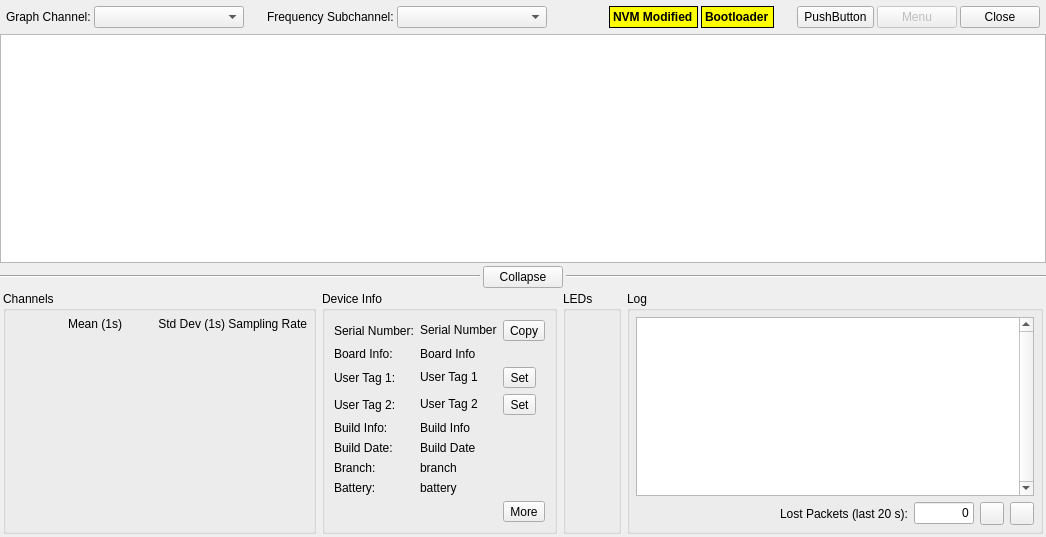
<?xml version="1.0" encoding="UTF-8"?>
<ui version="4.0">
 <class>DeviceTab</class>
 <widget class="QWidget" name="DeviceTab">
  <property name="geometry">
   <rect>
    <x>0</x>
    <y>0</y>
    <width>1046</width>
    <height>537</height>
   </rect>
  </property>
  <property name="windowTitle">
   <string>Device Tab</string>
  </property>
  <layout class="QVBoxLayout" name="verticalLayout_2">
   <property name="spacing">
    <number>0</number>
   </property>
   <property name="leftMargin">
    <number>0</number>
   </property>
   <property name="topMargin">
    <number>0</number>
   </property>
   <property name="rightMargin">
    <number>0</number>
   </property>
   <property name="bottomMargin">
    <number>0</number>
   </property>
   <item>
    <layout class="QHBoxLayout" name="horizontalLayout">
     <property name="spacing">
      <number>3</number>
     </property>
     <property name="leftMargin">
      <number>6</number>
     </property>
     <property name="topMargin">
      <number>6</number>
     </property>
     <property name="rightMargin">
      <number>6</number>
     </property>
     <property name="bottomMargin">
      <number>6</number>
     </property>
     <item>
      <widget class="QLabel" name="graphChannelLabel">
       <property name="text">
        <string>Graph Channel:</string>
       </property>
      </widget>
     </item>
     <item>
      <widget class="QComboBox" name="graphChannelComboBox">
       <property name="minimumSize">
        <size>
         <width>150</width>
         <height>0</height>
        </size>
       </property>
       <property name="maxVisibleItems">
        <number>20</number>
       </property>
      </widget>
     </item>
     <item>
      <spacer name="horizontalSpacer_2">
       <property name="orientation">
        <enum>Qt::Horizontal</enum>
       </property>
       <property name="sizeType">
        <enum>QSizePolicy::Fixed</enum>
       </property>
       <property name="sizeHint" stdset="0">
        <size>
         <width>20</width>
         <height>1</height>
        </size>
       </property>
      </spacer>
     </item>
     <item>
      <widget class="QLabel" name="fftSubchannelLabel">
       <property name="text">
        <string>Frequency Subchannel:</string>
       </property>
      </widget>
     </item>
     <item>
      <widget class="QComboBox" name="fftSubchannelComboBox">
       <property name="minimumSize">
        <size>
         <width>150</width>
         <height>0</height>
        </size>
       </property>
       <property name="maxVisibleItems">
        <number>20</number>
       </property>
      </widget>
     </item>
     <item>
      <spacer name="horizontalSpacer_5">
       <property name="orientation">
        <enum>Qt::Horizontal</enum>
       </property>
       <property name="sizeType">
        <enum>QSizePolicy::MinimumExpanding</enum>
       </property>
       <property name="sizeHint" stdset="0">
        <size>
         <width>20</width>
         <height>1</height>
        </size>
       </property>
      </spacer>
     </item>
     <item>
      <widget class="QLabel" name="nvmModifiedIndicator">
       <property name="styleSheet">
        <string notr="true">QLabel {
	background-color: yellow;
	color: black;
	font-weight: bold;
	font-size: 12px;
    border: 1px solid;
}</string>
       </property>
       <property name="text">
        <string>NVM Modified</string>
       </property>
       <property name="margin">
        <number>5</number>
       </property>
      </widget>
     </item>
     <item>
      <widget class="QLabel" name="bootloaderIndicator">
       <property name="styleSheet">
        <string notr="true">QLabel {
	background-color: yellow;
	color: black;
	font-weight: bold;
	font-size: 12px;
    border: 1px solid;
}</string>
       </property>
       <property name="text">
        <string>Bootloader</string>
       </property>
       <property name="margin">
        <number>5</number>
       </property>
      </widget>
     </item>
     <item>
      <spacer name="horizontalSpacer">
       <property name="orientation">
        <enum>Qt::Horizontal</enum>
       </property>
       <property name="sizeType">
        <enum>QSizePolicy::Fixed</enum>
       </property>
       <property name="sizeHint" stdset="0">
        <size>
         <width>20</width>
         <height>1</height>
        </size>
       </property>
      </spacer>
     </item>
     <item>
      <widget class="QToolButton" name="editDeviceSettings">
       <property name="sizePolicy">
        <sizepolicy hsizetype="Fixed" vsizetype="Minimum">
         <horstretch>0</horstretch>
         <verstretch>0</verstretch>
        </sizepolicy>
       </property>
       <property name="text">
        <string>PushButton</string>
       </property>
       <property name="iconSize">
        <size>
         <width>24</width>
         <height>24</height>
        </size>
       </property>
       <property name="toolButtonStyle">
        <enum>Qt::ToolButtonTextBesideIcon</enum>
       </property>
      </widget>
     </item>
     <item>
      <widget class="QPushButton" name="menuButton">
       <property name="enabled">
        <bool>false</bool>
       </property>
       <property name="sizePolicy">
        <sizepolicy hsizetype="Minimum" vsizetype="Minimum">
         <horstretch>0</horstretch>
         <verstretch>0</verstretch>
        </sizepolicy>
       </property>
       <property name="text">
        <string>Menu</string>
       </property>
      </widget>
     </item>
     <item>
      <widget class="QPushButton" name="closeButton">
       <property name="sizePolicy">
        <sizepolicy hsizetype="Minimum" vsizetype="Minimum">
         <horstretch>0</horstretch>
         <verstretch>0</verstretch>
        </sizepolicy>
       </property>
       <property name="text">
        <string>Close</string>
       </property>
      </widget>
     </item>
    </layout>
   </item>
   <item>
    <widget class="QStackedWidget" name="stackedWidget">
     <property name="currentIndex">
      <number>1</number>
     </property>
     <widget class="QWidget" name="disconnectPage">
      <layout class="QHBoxLayout" name="horizontalLayout_4">
       <item>
        <spacer name="horizontalSpacer_6">
         <property name="orientation">
          <enum>Qt::Horizontal</enum>
         </property>
         <property name="sizeHint" stdset="0">
          <size>
           <width>0</width>
           <height>20</height>
          </size>
         </property>
        </spacer>
       </item>
       <item>
        <layout class="QVBoxLayout" name="verticalLayout_3">
         <item>
          <spacer name="verticalSpacer_4">
           <property name="orientation">
            <enum>Qt::Vertical</enum>
           </property>
           <property name="sizeHint" stdset="0">
            <size>
             <width>20</width>
             <height>0</height>
            </size>
           </property>
          </spacer>
         </item>
         <item>
          <widget class="QLabel" name="statusLabel">
           <property name="font">
            <font>
             <weight>75</weight>
             <bold>true</bold>
            </font>
           </property>
           <property name="text">
            <string>Disconnected</string>
           </property>
           <property name="alignment">
            <set>Qt::AlignCenter</set>
           </property>
          </widget>
         </item>
         <item>
          <widget class="QProgressBar" name="statusProgressBar">
           <property name="sizePolicy">
            <sizepolicy hsizetype="Fixed" vsizetype="Fixed">
             <horstretch>0</horstretch>
             <verstretch>0</verstretch>
            </sizepolicy>
           </property>
           <property name="minimumSize">
            <size>
             <width>175</width>
             <height>0</height>
            </size>
           </property>
           <property name="value">
            <number>24</number>
           </property>
           <property name="alignment">
            <set>Qt::AlignCenter</set>
           </property>
          </widget>
         </item>
         <item>
          <spacer name="verticalSpacer_2">
           <property name="orientation">
            <enum>Qt::Vertical</enum>
           </property>
           <property name="sizeHint" stdset="0">
            <size>
             <width>20</width>
             <height>0</height>
            </size>
           </property>
          </spacer>
         </item>
        </layout>
       </item>
       <item>
        <spacer name="horizontalSpacer_3">
         <property name="orientation">
          <enum>Qt::Horizontal</enum>
         </property>
         <property name="sizeHint" stdset="0">
          <size>
           <width>0</width>
           <height>20</height>
          </size>
         </property>
        </spacer>
       </item>
      </layout>
     </widget>
     <widget class="QWidget" name="displayPage">
      <layout class="QVBoxLayout" name="verticalLayout" stretch="1,0,0">
       <property name="spacing">
        <number>3</number>
       </property>
       <property name="leftMargin">
        <number>0</number>
       </property>
       <property name="topMargin">
        <number>0</number>
       </property>
       <property name="rightMargin">
        <number>0</number>
       </property>
       <property name="bottomMargin">
        <number>0</number>
       </property>
       <item>
        <layout class="QHBoxLayout" name="panelLayout" stretch="1">
         <property name="spacing">
          <number>6</number>
         </property>
         <item>
          <widget class="GraphicsLayoutWidget" name="graphicsLayout"/>
         </item>
        </layout>
       </item>
       <item>
        <layout class="QHBoxLayout" name="horizontalLayout_6" stretch="1,0,1">
         <item>
          <widget class="Line" name="line_2">
           <property name="orientation">
            <enum>Qt::Horizontal</enum>
           </property>
          </widget>
         </item>
         <item>
          <widget class="QPushButton" name="collapseButton">
           <property name="text">
            <string>Collapse</string>
           </property>
          </widget>
         </item>
         <item>
          <widget class="Line" name="line">
           <property name="orientation">
            <enum>Qt::Horizontal</enum>
           </property>
          </widget>
         </item>
        </layout>
       </item>
       <item>
        <widget class="QWidget" name="bottomGroup" native="true">
         <layout class="QHBoxLayout" name="horizontalLayout_3" stretch="0,0,0,1">
          <property name="spacing">
           <number>6</number>
          </property>
          <property name="leftMargin">
           <number>3</number>
          </property>
          <property name="topMargin">
           <number>0</number>
          </property>
          <property name="rightMargin">
           <number>3</number>
          </property>
          <property name="bottomMargin">
           <number>3</number>
          </property>
          <item>
           <widget class="QGroupBox" name="channelGroupBox">
            <property name="title">
             <string>Channels</string>
            </property>
            <property name="alignment">
             <set>Qt::AlignLeading|Qt::AlignLeft|Qt::AlignTop</set>
            </property>
            <layout class="QVBoxLayout" name="verticalLayout_8">
             <property name="spacing">
              <number>0</number>
             </property>
             <property name="leftMargin">
              <number>6</number>
             </property>
             <property name="topMargin">
              <number>6</number>
             </property>
             <property name="rightMargin">
              <number>6</number>
             </property>
             <property name="bottomMargin">
              <number>6</number>
             </property>
             <item>
              <layout class="QGridLayout" name="channelLayout">
               <property name="spacing">
                <number>3</number>
               </property>
               <item row="0" column="1">
                <widget class="QLabel" name="meanLabel">
                 <property name="minimumSize">
                  <size>
                   <width>100</width>
                   <height>0</height>
                  </size>
                 </property>
                 <property name="text">
                  <string>Mean (1s)</string>
                 </property>
                 <property name="alignment">
                  <set>Qt::AlignRight|Qt::AlignTrailing|Qt::AlignVCenter</set>
                 </property>
                </widget>
               </item>
               <item row="0" column="3">
                <widget class="QLabel" name="samplingRateLabel">
                 <property name="minimumSize">
                  <size>
                   <width>75</width>
                   <height>0</height>
                  </size>
                 </property>
                 <property name="text">
                  <string>Sampling Rate</string>
                 </property>
                 <property name="alignment">
                  <set>Qt::AlignRight|Qt::AlignTrailing|Qt::AlignVCenter</set>
                 </property>
                </widget>
               </item>
               <item row="0" column="2">
                <widget class="QLabel" name="stdDevLabel">
                 <property name="minimumSize">
                  <size>
                   <width>100</width>
                   <height>0</height>
                  </size>
                 </property>
                 <property name="text">
                  <string>Std Dev (1s)</string>
                 </property>
                 <property name="alignment">
                  <set>Qt::AlignRight|Qt::AlignTrailing|Qt::AlignVCenter</set>
                 </property>
                </widget>
               </item>
               <item row="0" column="0">
                <widget class="QLabel" name="channelLabel">
                 <property name="minimumSize">
                  <size>
                   <width>0</width>
                   <height>0</height>
                  </size>
                 </property>
                 <property name="text">
                  <string/>
                 </property>
                </widget>
               </item>
              </layout>
             </item>
             <item>
              <spacer name="verticalSpacer">
               <property name="orientation">
                <enum>Qt::Vertical</enum>
               </property>
               <property name="sizeHint" stdset="0">
                <size>
                 <width>0</width>
                 <height>0</height>
                </size>
               </property>
              </spacer>
             </item>
            </layout>
           </widget>
          </item>
          <item>
           <widget class="QGroupBox" name="deviceInfoGroupBox">
            <property name="title">
             <string>Device Info</string>
            </property>
            <layout class="QGridLayout" name="gridLayout">
             <item row="2" column="0">
              <widget class="QLabel" name="boardInfoLabel">
               <property name="text">
                <string>Board Info:</string>
               </property>
              </widget>
             </item>
             <item row="5" column="0">
              <widget class="QLabel" name="buildInfoLabel">
               <property name="text">
                <string>Build Info:</string>
               </property>
              </widget>
             </item>
             <item row="7" column="0">
              <widget class="QLabel" name="branchLabel">
               <property name="text">
                <string>Branch:</string>
               </property>
              </widget>
             </item>
             <item row="0" column="0">
              <widget class="QLabel" name="serialNumberLabel">
               <property name="text">
                <string>Serial Number:</string>
               </property>
              </widget>
             </item>
             <item row="5" column="1" colspan="2">
              <widget class="QLabel" name="buildInfo">
               <property name="cursor">
                <cursorShape>IBeamCursor</cursorShape>
               </property>
               <property name="text">
                <string>Build Info</string>
               </property>
               <property name="textInteractionFlags">
                <set>Qt::LinksAccessibleByMouse|Qt::TextSelectableByMouse</set>
               </property>
              </widget>
             </item>
             <item row="0" column="1">
              <widget class="QLabel" name="serialNumber">
               <property name="cursor">
                <cursorShape>IBeamCursor</cursorShape>
               </property>
               <property name="text">
                <string>Serial Number</string>
               </property>
               <property name="textInteractionFlags">
                <set>Qt::LinksAccessibleByMouse|Qt::TextSelectableByMouse</set>
               </property>
              </widget>
             </item>
             <item row="3" column="1">
              <widget class="QLabel" name="userTag1">
               <property name="cursor">
                <cursorShape>IBeamCursor</cursorShape>
               </property>
               <property name="text">
                <string>User Tag 1</string>
               </property>
               <property name="textInteractionFlags">
                <set>Qt::LinksAccessibleByMouse|Qt::TextSelectableByMouse</set>
               </property>
              </widget>
             </item>
             <item row="4" column="2">
              <widget class="QToolButton" name="setUserTag2">
               <property name="text">
                <string>Set</string>
               </property>
              </widget>
             </item>
             <item row="6" column="1" colspan="2">
              <widget class="QLabel" name="buildDate">
               <property name="cursor">
                <cursorShape>IBeamCursor</cursorShape>
               </property>
               <property name="text">
                <string>Build Date</string>
               </property>
               <property name="textInteractionFlags">
                <set>Qt::LinksAccessibleByMouse|Qt::TextSelectableByMouse</set>
               </property>
              </widget>
             </item>
             <item row="4" column="0">
              <widget class="QLabel" name="userTag2Label">
               <property name="text">
                <string>User Tag 2:</string>
               </property>
              </widget>
             </item>
             <item row="9" column="0" colspan="3">
              <spacer name="verticalSpacer_5">
               <property name="orientation">
                <enum>Qt::Vertical</enum>
               </property>
               <property name="sizeHint" stdset="0">
                <size>
                 <width>0</width>
                 <height>0</height>
                </size>
               </property>
              </spacer>
             </item>
             <item row="2" column="1" colspan="2">
              <widget class="QLabel" name="boardInfo">
               <property name="cursor">
                <cursorShape>IBeamCursor</cursorShape>
               </property>
               <property name="text">
                <string>Board Info</string>
               </property>
               <property name="textInteractionFlags">
                <set>Qt::LinksAccessibleByMouse|Qt::TextSelectableByMouse</set>
               </property>
              </widget>
             </item>
             <item row="4" column="1">
              <widget class="QLabel" name="userTag2">
               <property name="cursor">
                <cursorShape>IBeamCursor</cursorShape>
               </property>
               <property name="text">
                <string>User Tag 2</string>
               </property>
               <property name="textInteractionFlags">
                <set>Qt::LinksAccessibleByMouse|Qt::TextSelectableByMouse</set>
               </property>
              </widget>
             </item>
             <item row="7" column="1" colspan="2">
              <widget class="QLabel" name="branch">
               <property name="text">
                <string>branch</string>
               </property>
               <property name="textInteractionFlags">
                <set>Qt::LinksAccessibleByMouse|Qt::TextSelectableByMouse</set>
               </property>
              </widget>
             </item>
             <item row="10" column="2">
              <widget class="QToolButton" name="deviceInfo">
               <property name="text">
                <string>More</string>
               </property>
              </widget>
             </item>
             <item row="3" column="0">
              <widget class="QLabel" name="userTag1Label">
               <property name="text">
                <string>User Tag 1:</string>
               </property>
              </widget>
             </item>
             <item row="0" column="2">
              <widget class="QToolButton" name="copySerialNumber">
               <property name="text">
                <string>Copy</string>
               </property>
              </widget>
             </item>
             <item row="3" column="2">
              <widget class="QToolButton" name="setUserTag1">
               <property name="text">
                <string>Set</string>
               </property>
              </widget>
             </item>
             <item row="6" column="0">
              <widget class="QLabel" name="buildDateLabel">
               <property name="text">
                <string>Build Date:</string>
               </property>
              </widget>
             </item>
             <item row="8" column="0">
              <widget class="QLabel" name="batteryLabel">
               <property name="text">
                <string>Battery:</string>
               </property>
              </widget>
             </item>
             <item row="8" column="1" colspan="2">
              <widget class="QLabel" name="battery">
               <property name="text">
                <string>battery</string>
               </property>
               <property name="textInteractionFlags">
                <set>Qt::LinksAccessibleByMouse|Qt::TextSelectableByMouse</set>
               </property>
              </widget>
             </item>
            </layout>
           </widget>
          </item>
          <item>
           <widget class="QGroupBox" name="LEDGroupBox">
            <property name="title">
             <string>LEDs</string>
            </property>
            <property name="alignment">
             <set>Qt::AlignLeading|Qt::AlignLeft|Qt::AlignTop</set>
            </property>
            <layout class="QVBoxLayout" name="verticalLayout_7">
             <property name="spacing">
              <number>0</number>
             </property>
             <property name="leftMargin">
              <number>6</number>
             </property>
             <property name="topMargin">
              <number>6</number>
             </property>
             <property name="rightMargin">
              <number>6</number>
             </property>
             <property name="bottomMargin">
              <number>6</number>
             </property>
             <item>
              <layout class="QVBoxLayout" name="LEDLayout"/>
             </item>
             <item>
              <spacer name="verticalSpacer_3">
               <property name="orientation">
                <enum>Qt::Vertical</enum>
               </property>
               <property name="sizeHint" stdset="0">
                <size>
                 <width>0</width>
                 <height>0</height>
                </size>
               </property>
              </spacer>
             </item>
            </layout>
           </widget>
          </item>
          <item>
           <widget class="QGroupBox" name="logGroupBox">
            <property name="title">
             <string>Log</string>
            </property>
            <layout class="QVBoxLayout" name="verticalLayout_9" stretch="1,0">
             <property name="leftMargin">
              <number>6</number>
             </property>
             <property name="topMargin">
              <number>6</number>
             </property>
             <property name="rightMargin">
              <number>6</number>
             </property>
             <property name="bottomMargin">
              <number>6</number>
             </property>
             <item>
              <widget class="QListWidget" name="logList">
               <property name="sizePolicy">
                <sizepolicy hsizetype="Expanding" vsizetype="Ignored">
                 <horstretch>0</horstretch>
                 <verstretch>0</verstretch>
                </sizepolicy>
               </property>
               <property name="verticalScrollBarPolicy">
                <enum>Qt::ScrollBarAlwaysOn</enum>
               </property>
              </widget>
             </item>
             <item>
              <layout class="QHBoxLayout" name="horizontalLayout_2" stretch="0,0,0,0,0">
               <property name="topMargin">
                <number>0</number>
               </property>
               <item>
                <spacer name="horizontalSpacer_4">
                 <property name="orientation">
                  <enum>Qt::Horizontal</enum>
                 </property>
                 <property name="sizeHint" stdset="0">
                  <size>
                   <width>0</width>
                   <height>0</height>
                  </size>
                 </property>
                </spacer>
               </item>
               <item>
                <widget class="QLabel" name="recentLostPacketsLabel">
                 <property name="text">
                  <string>Lost Packets (last 20 s):</string>
                 </property>
                </widget>
               </item>
               <item>
                <widget class="QLineEdit" name="recentLostPackets">
                 <property name="sizePolicy">
                  <sizepolicy hsizetype="Fixed" vsizetype="Fixed">
                   <horstretch>0</horstretch>
                   <verstretch>0</verstretch>
                  </sizepolicy>
                 </property>
                 <property name="maximumSize">
                  <size>
                   <width>60</width>
                   <height>16777215</height>
                  </size>
                 </property>
                 <property name="text">
                  <string>0</string>
                 </property>
                 <property name="maxLength">
                  <number>10</number>
                 </property>
                 <property name="alignment">
                  <set>Qt::AlignRight|Qt::AlignTrailing|Qt::AlignVCenter</set>
                 </property>
                 <property name="readOnly">
                  <bool>true</bool>
                 </property>
                </widget>
               </item>
               <item>
                <widget class="QToolButton" name="flushLostPackets"/>
               </item>
               <item>
                <widget class="QToolButton" name="lostPacketDetails"/>
               </item>
              </layout>
             </item>
            </layout>
           </widget>
          </item>
         </layout>
        </widget>
       </item>
      </layout>
     </widget>
    </widget>
   </item>
  </layout>
  <action name="actionSetUserTag1">
   <property name="text">
    <string>Set User Tag 1</string>
   </property>
  </action>
  <action name="actionSetUserTag2">
   <property name="text">
    <string>Set User Tag 2</string>
   </property>
   <property name="toolTip">
    <string>Set User Tag 2</string>
   </property>
  </action>
  <action name="actionEditDeviceSettings">
   <property name="text">
    <string>Edit Device Settings</string>
   </property>
  </action>
  <action name="actionShowDeviceInfo">
   <property name="text">
    <string>More Device Info</string>
   </property>
   <property name="toolTip">
    <string>More Device Info</string>
   </property>
  </action>
  <action name="actionFirmwareLatestStable">
   <property name="enabled">
    <bool>false</bool>
   </property>
   <property name="text">
    <string>Latest Stable</string>
   </property>
   <property name="toolTip">
    <string>Update Firmware From Latest Stable</string>
   </property>
  </action>
  <action name="actionShowPacketStats">
   <property name="text">
    <string>Show Packet Stats</string>
   </property>
  </action>
  <action name="actionChangeActiveStreams">
   <property name="text">
    <string>Change Active Streams</string>
   </property>
  </action>
  <action name="actionRunTests">
   <property name="text">
    <string>Run Hardware Tests</string>
   </property>
  </action>
  <action name="actionSetDeviceMode">
   <property name="enabled">
    <bool>false</bool>
   </property>
   <property name="text">
    <string>Set Device Mode</string>
   </property>
  </action>
  <action name="actionFirmwareFromBranch">
   <property name="enabled">
    <bool>false</bool>
   </property>
   <property name="text">
    <string>From Branch</string>
   </property>
   <property name="toolTip">
    <string>Update Firmware From Branch</string>
   </property>
  </action>
  <action name="actionFirmwareFromCommit">
   <property name="enabled">
    <bool>false</bool>
   </property>
   <property name="text">
    <string>From Specific Commit</string>
   </property>
   <property name="toolTip">
    <string>Update Firmware From Specific Commit</string>
   </property>
  </action>
  <action name="actionFirmwareFromFile">
   <property name="enabled">
    <bool>false</bool>
   </property>
   <property name="text">
    <string>From File</string>
   </property>
   <property name="toolTip">
    <string>Update Firmware From File</string>
   </property>
  </action>
  <action name="actionForceRunBootloader">
   <property name="enabled">
    <bool>false</bool>
   </property>
   <property name="text">
    <string>Force Run Bootloader</string>
   </property>
  </action>
  <action name="actionForceRunApplication">
   <property name="enabled">
    <bool>false</bool>
   </property>
   <property name="text">
    <string>Force Run Application</string>
   </property>
   <property name="toolTip">
    <string>Force Run Application</string>
   </property>
  </action>
  <action name="actionForceReset">
   <property name="text">
    <string>Force Reset</string>
   </property>
   <property name="toolTip">
    <string>Force Reset</string>
   </property>
  </action>
  <action name="actionRaiseException">
   <property name="text">
    <string>Raise Exception</string>
   </property>
   <property name="toolTip">
    <string>Raise Exception</string>
   </property>
  </action>
  <action name="actionRecoverNVM">
   <property name="text">
    <string>Recover NVM</string>
   </property>
   <property name="toolTip">
    <string>Recover NVM</string>
   </property>
  </action>
  <action name="actionCalibrate">
   <property name="checkable">
    <bool>true</bool>
   </property>
   <property name="enabled">
    <bool>false</bool>
   </property>
   <property name="text">
    <string>Start Calibration</string>
   </property>
  </action>
  <action name="actionShakerCalibrate">
   <property name="enabled">
    <bool>false</bool>
   </property>
   <property name="text">
    <string>1g RMS Shaker Calibration</string>
   </property>
   <property name="toolTip">
    <string>1g RMS Shaker Calibration</string>
   </property>
  </action>
  <action name="actionCopySerialNumber">
   <property name="text">
    <string>Copy Serial Number</string>
   </property>
  </action>
  <action name="actionFlushLostPackets">
   <property name="text">
    <string>Flush Lost Packets</string>
   </property>
   <property name="toolTip">
    <string>Flush Lost Packets</string>
   </property>
  </action>
 </widget>
 <customwidgets>
  <customwidget>
   <class>GraphicsLayoutWidget</class>
   <extends>QGraphicsView</extends>
   <header>pyqtgraph</header>
  </customwidget>
 </customwidgets>
 <resources/>
 <connections/>
</ui>
